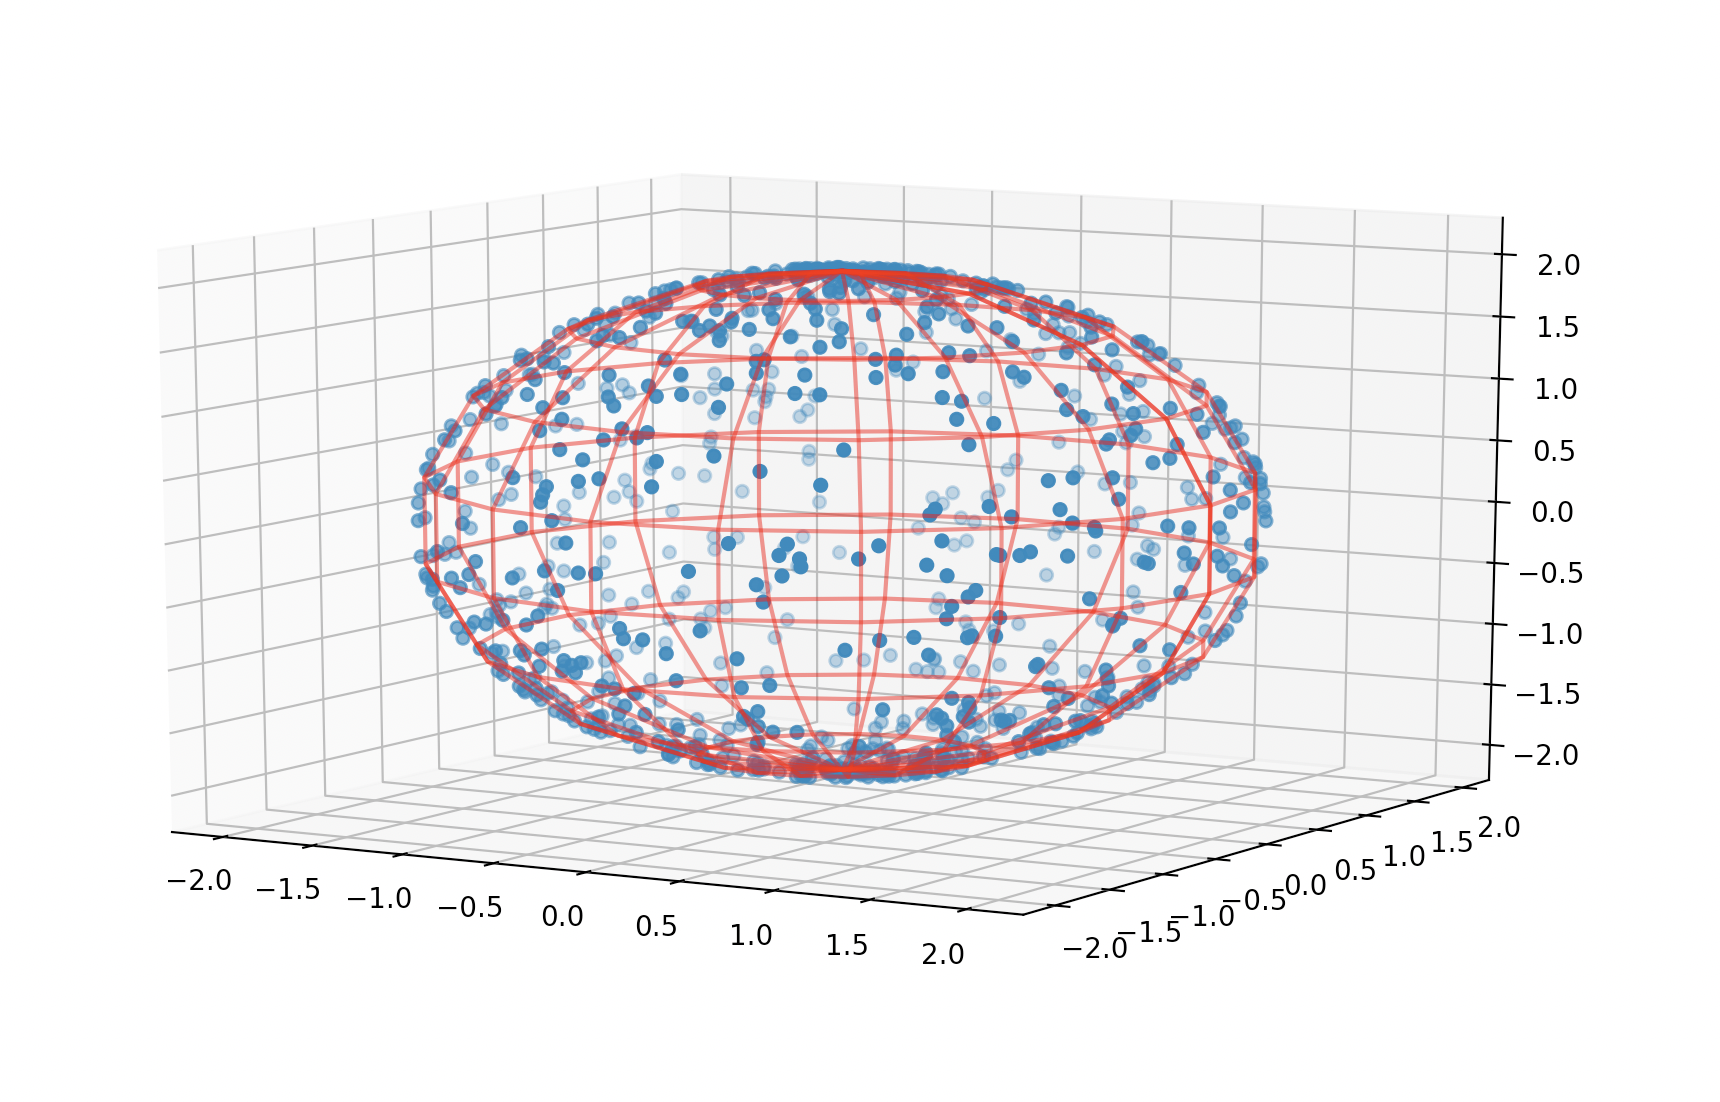

Recreate this plot in Python.
#!/usr/bin/env python
import matplotlib.pyplot as plt
from mpl_toolkits.mplot3d import Axes3D
from matplotlib.patches import FancyArrowPatch
from mpl_toolkits.mplot3d import proj3d
import numpy as np
import sys
# import np.Math

# interactive mode off, can [normally] be safely removed
plt.ioff()

# define an arrow class:
class Arrow3D(FancyArrowPatch):
    def __init__(self, start=[0,0,0], end=[1,1,1], *args, **kwargs):
        if "arrowstyle" not in kwargs:
            kwargs["arrowstyle"] = "-"
        if "mutation_scale" not in kwargs:
            kwargs["mutation_scale"] = 20
        if "color" not in kwargs:
            kwargs["color"] = "white"
        FancyArrowPatch.__init__(self, (0,0), (0,0), *args, **kwargs)
        xs = [start[0], end[0]]
        ys = [start[1], end[1]]
        zs = [start[2], end[2]]
        self._verts3d = xs, ys, zs

    def draw(self, renderer):
        xs3d, ys3d, zs3d = self._verts3d
        xs, ys, zs = proj3d.proj_transform(xs3d, ys3d, zs3d, renderer.M)
        self.set_positions((xs[0],ys[0]),(xs[1],ys[1]))
        # FancyArrowPatch.draw(self, renderer)

def WireframeSphere(centre=[0.,0.,0.], radius=1.,
                    n_meridians=20, n_circles_latitude=None):
    """
    Create the arrays of values to plot the wireframe of a sphere.

    Parameters
    ----------
    centre: array like
        A point, defined as an iterable of three numerical values.
    radius: number
        The radius of the sphere.
    n_meridians: int
        The number of meridians to display (circles that pass on both poles).
    n_circles_latitude: int
        The number of horizontal circles (akin to the Equator) to display.
        Notice this includes one for each pole, and defaults to 4 or half
        of the *n_meridians* if the latter is larger.

    Returns
    -------
    sphere_x, sphere_y, sphere_z: arrays
        The arrays with the coordinates of the points to make the wireframe.
        Their shape is (n_meridians, n_circles_latitude).

    Examples
    --------
    >>> fig = plt.figure()
    >>> ax = fig.gca(projection='3d')
    >>> ax.set_aspect("equal")
    >>> sphere = ax.plot_wireframe(*WireframeSphere(), color="r", alpha=0.5)
    >>> fig.show()

    >>> fig = plt.figure()
    >>> ax = fig.gca(projection='3d')
    >>> ax.set_aspect("equal")
    >>> frame_xs, frame_ys, frame_zs = WireframeSphere()
    >>> sphere = ax.plot_wireframe(frame_xs, frame_ys, frame_zs, color="r", alpha=0.5)
    >>> fig.show()
    """
    radius = 2
    if n_circles_latitude is None:
        n_circles_latitude = max(n_meridians/2, 4)
    u, v = np.mgrid[0:2*np.pi:n_meridians*1j, 0:np.pi:n_circles_latitude*1j]
    sphere_x = centre[0] + radius * np.cos(u) * np.sin(v)
    sphere_y = centre[1] + radius * np.sin(u) * np.sin(v)
    sphere_z = centre[2] + radius * np.cos(v)
    return sphere_x, sphere_y, sphere_z

def find_most_distants(points, center=[0.,0.,0.], tol=1e-5):
    """
    Finds and returns a list of points that are the most distante ones to
    the center.

    Parameters
    ----------
    points: list
        A list of points (see center to know what a point is)
    center: array like
        A point, defined as an iterable of three numerical values.
    """
    # make central point an array to ease vector calculations
    center = np.asarray(center)
    # find most distant points
    max_distance = 0
    most_distant_points = []
    for point in points:
        distance = np.linalg.norm(center-point)
        if abs(distance - max_distance) <= tol:
            most_distant_points.append(point)
        elif distance > max_distance:
            most_distant_points = [point]
            max_distance = distance
    return max_distance, most_distant_points

def list_of_points_TO_lists_of_coordinates(list_of_points):
    """
    Converts a list of points to lists of coordinates of those points.

    Parameter
    ---------
    list_of_points: list
        A list of points (each defined as an iterable of three numerical values)

    Returns
    -------
    points_x, points_y, points_z: array
        Lists of coordinates
    """
    points_x = []
    points_y = []
    points_z = []
    for point in list_of_points:
        points_x.append(point[0])
        points_y.append(point[1])
        points_z.append(point[2])
    return points_x, points_y, points_z

def function(central_point=[0.,0.,0.],
             other_points=[[1., 2., 2.23],
                           [2., 3., 3.6],
                           [-3., 4., 5.]],):
    """
    Draws a wireframe sphere centered on central_point and containing all
    points in other_points list. Also draws the points inside the sphere and
    marks the most distant ones with an arrow.

    Parameters
    ----------
    central_point: array like
        A point, defined as an iterable of three numerical values.
    other_points: list
        A list of points (see central_point to know what a point is)
    """
    # find most distant points
    max_distance, most_distant_points = find_most_distants(other_points, central_point)
    #prepare figure and 3d axis
    fig = plt.figure()
    ax = fig.gca(projection='3d')
    # ax.set_aspect("equal")
    #draw sphere
    ax.plot_wireframe(*WireframeSphere(central_point, max_distance), color="r", alpha=0.5)
    # draw points
    ax.scatter(*list_of_points_TO_lists_of_coordinates(other_points))
    # draw arrows to most distant points:
    for extreme_point in most_distant_points:
        ax.add_artist(Arrow3D(start=central_point, end=extreme_point))
    # fig.show()
    # fig.add_subplot(2,2,1)   #top left
    # fig.add_subplot(222)   #top right
    # fig.add_subplot(223)   #bottom left
    # fig.add_subplot(224)   #bottom right
    plt.show()


def getRadialPoints(radius, number_points):
    points = []
    r=radius
    a=0
    #choose random lat and long

    while a < number_points:
        # print(a)
        lat = np.random.uniform(-2*np.pi,2*np.pi)
        long = np.random.uniform(-2*np.pi,2*np.pi)
        # lat = 2*np.random.random_sample()
        # long = 2*np.random.random_sample()
        x = r * np.sin(lat) * np.cos(long)
        y = r * np.sin(lat) * np.sin(long)
        z = r * np.cos(lat)
        # r = sqrt(x * x + y * y + z * z)
        points.append([x,y,z])
        a=a+1


    return points


if __name__ == '__main__':


    points = getRadialPoints(2, 1000)
    print(points)
    function([0,0,0],points)

    function([0,0,0], 2*np.random.rand(1000,3)-1)
    # make a list with equally most distant point:
    # repeated_max_list = 2*np.random.rand(10,3)-1
    # distance, points = find_most_distants(repeated_max_list)
    # repeated_max_list =  np.concatenate((repeated_max_list,points))
    # repeated_max_list[-1][0] = -repeated_max_list[-1][0]
    # repeated_max_list[-1][1] = -repeated_max_list[-1][1]
    # repeated_max_list[-1][2] = -repeated_max_list[-1][2]
    # function([0,0,0], repeated_max_list)
